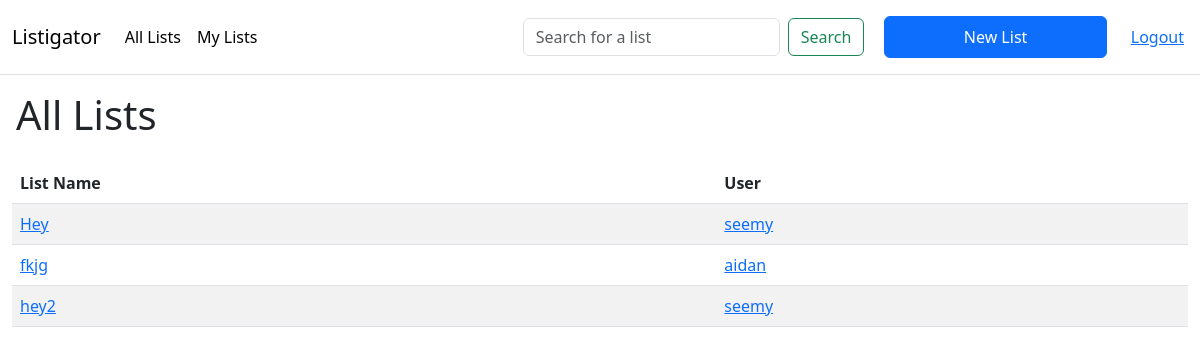
The page /publiclists (signed in) on the database its author committed.
### listigator/models.py (models this page shows, shortened)
class List(db.Model):
    id = db.Column(db.Integer, primary_key=True)
    user_id = db.Column(db.Integer, db.ForeignKey('user.id'),
        nullable=False)
    public = db.Column(db.Boolean, nullable=False, default=False)
    title = db.Column(db.String(50), nullable=False)
    lawyers = db.relationship('Lawyer', secondary=list_lawyers, lazy='subquery',
        backref=db.backref('lists', lazy=True))

class User(db.Model):
    id = db.Column(db.Integer, primary_key=True)
    username = db.Column(db.String(50))
    password_hash = db.Column(db.String(128))
    lists = db.relationship('List', backref='user', lazy=True)

### listigator/app.py (the view)
@main.route('/publiclists')
@login_required
def publiclists():
    public_lists = List.query.filter_by(public=True).join(User, List.user_id == User.id).all()
    return render_template('main/publiclists.html', lists=public_lists, querying=False)

### listigator/auth.py (called while the page is built)
def login_required(route):
    @functools.wraps(route)
    def wrapped_route(**kwargs):
        if session.get('user_id') is None:
            return redirect(url_for('auth.login'))
        return route(**kwargs)
    return wrapped_route

### listigator/templates/main/publiclists.html (shortened to what this page needs)
{% extends 'main/layout.html' %}
{% block main %}
<h1 class="p-3">All Lists</h1>
{% if lists %}
<div class="container-fluid">
    <table class='table ph-3 bg-light table-striped'>
        <thead>
            <tr>
            <th scope="col">List Name</th>
            <th scope="col">User</th>
            </tr>
        </thead>
        <tbody>
            {% for list in lists %}
                <tr class='p-3 align-middle me-auto'>
                    <td class='name'><a href="/list/{{ list.id }}">{{ list.title }}</a></td>
                    <td class='user'><a href="/user/{{ list.user_id }}">{{ list.user.username }}</a></td>
                </tr>
            {% endfor %}
        </tbody>
    </table>
</div>
{% else %}
    {% if querying %}
        <p>No lists matched your query.<p>
    {% else %}
        <p>You have no lists yet.</p>
    {% endif %}
{% endif %}
{% endblock %}

### listigator/static/css/style.css (style rules this page uses)
:root { --primary: #00356b; --secondary: #287dc0; --tertiary: #63aaff; --grey: lightgrey; --white: #fff; }

### rows shown on the page
List: title "Hey", user.username "seemy"
List: title "fkjg", user.username "aidan"
List: title "hey2", user.username "seemy"
